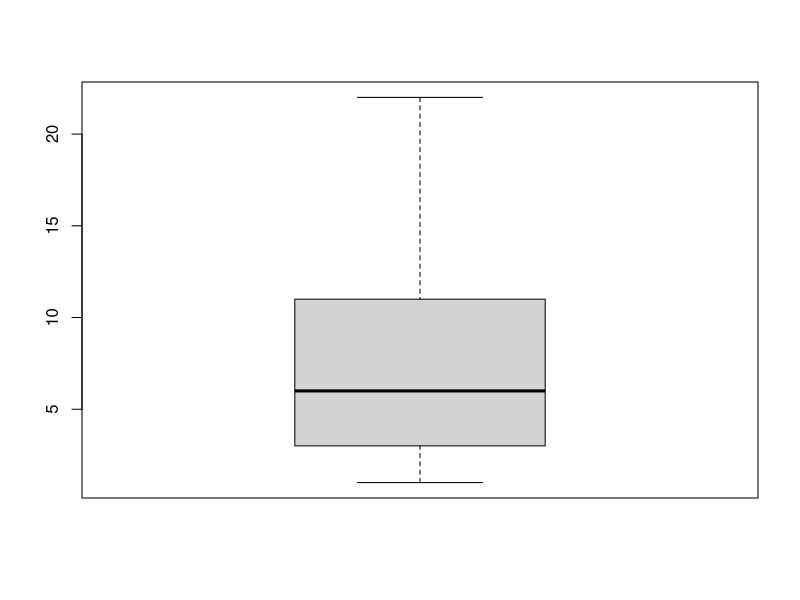
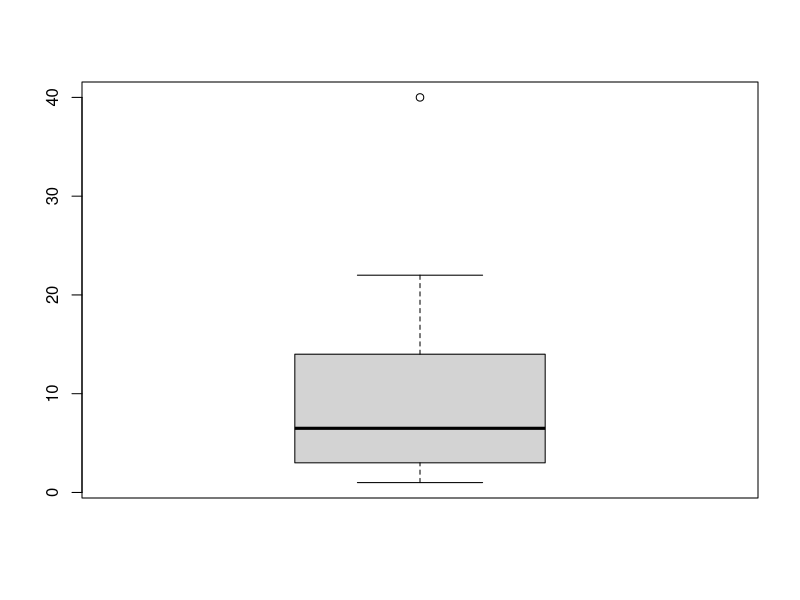
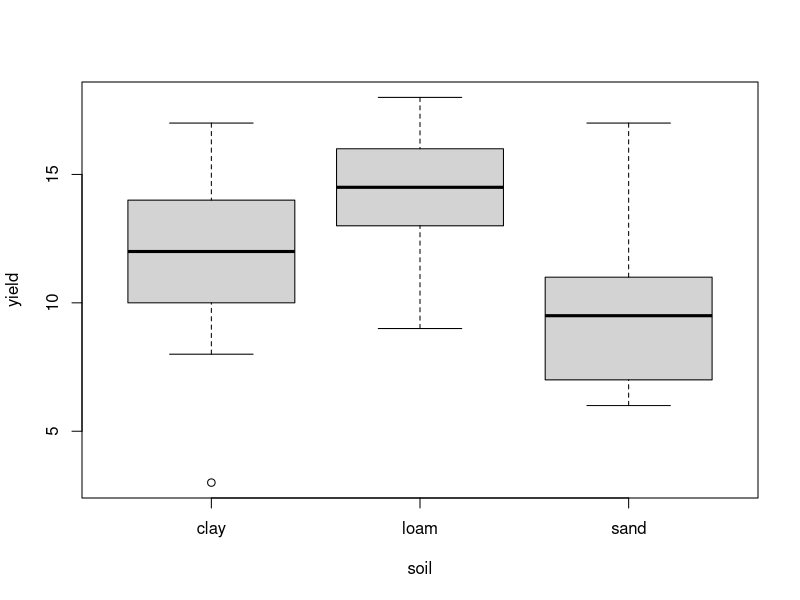
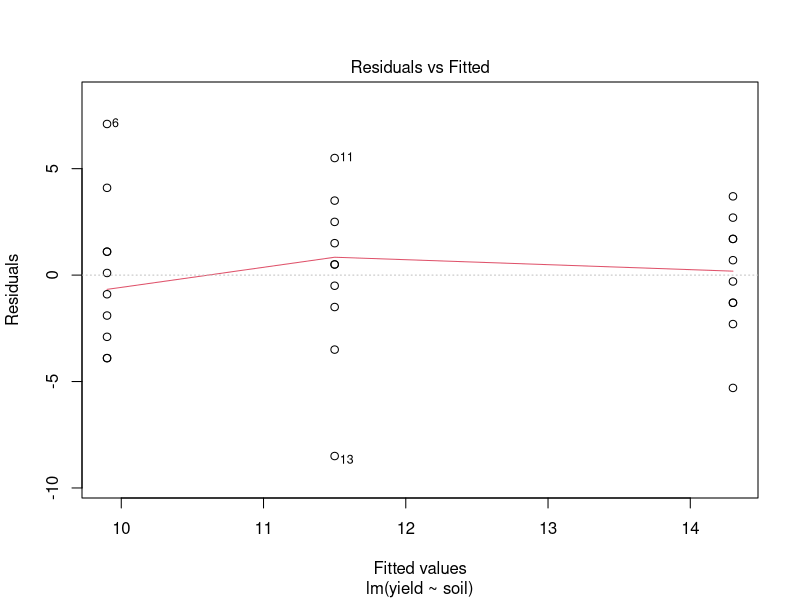
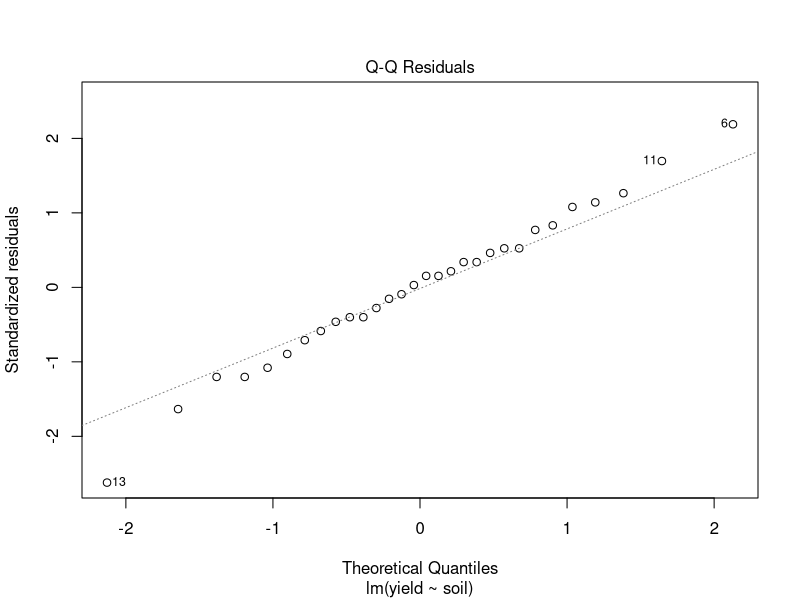
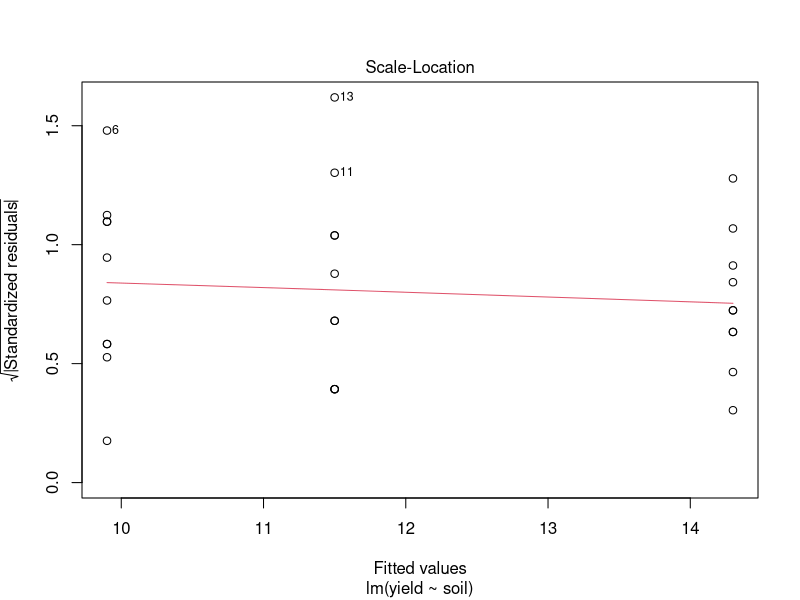
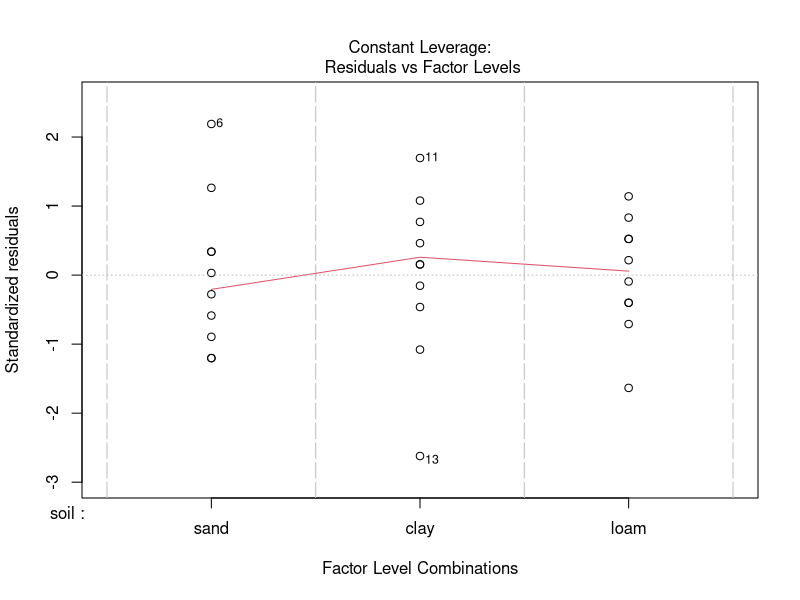
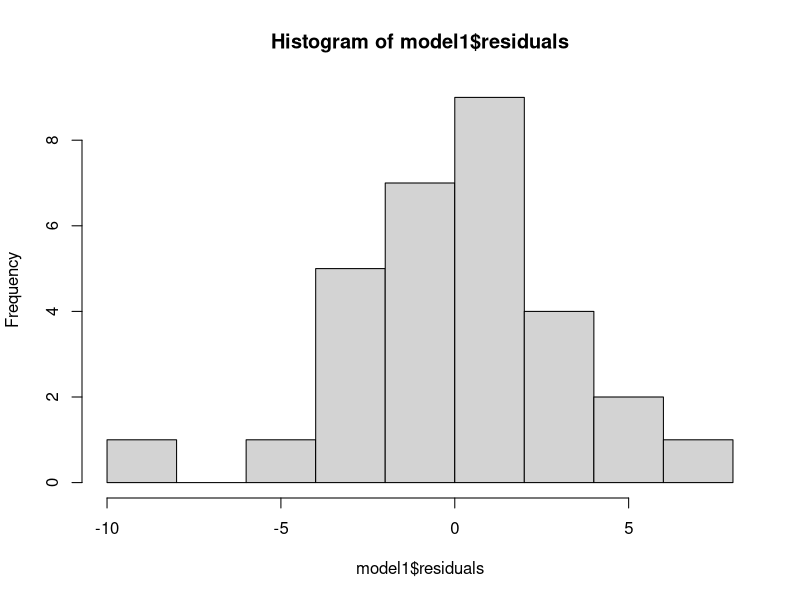

The R script that drew these images, in order:
# boxplot

# data
restaurant <- read.table("boxplot.txt", header =T)

# inspect
str(restaurant)
mean(restaurant$miles)
sort(restaurant$miles)
median(restaurant$miles)
length(restaurant$miles)
range(restaurant$miles)
summary(restaurant$miles)

# plot
boxplot(restaurant$miles)
# now give it a label on the y-axis, a title, and some color
# search for help with '?boxplot'

# let's see how this would look like with outliers
# adding an observation to a dataframe
# create a new variable to keep the old dataframe
restaurant1 <- rbind(restaurant, 40)
boxplot(restaurant1$miles)
# add a very large outlier and our boxplot will get squashed


############## ANOVA ###################

# another data set
df <- read.table("yields.txt", header=T)
str(df)
summary(df)

# check normality
boxplot(yield ~ soil, data=df)

# R sorts alphabetical, if you want a custom order, change order by defining soil to be an ordered factor
df$soil <- factor(df$soil, levels=c("sand", "clay", "loam"))

# checking sample size across our categorical variable
table(df$soil)

# Fligner-Killeen Test
# testing for homogeneity of variances (homoscedasticity) 
# null hypotheses: all samples have equal variances
fligner.test(yield ~ soil, data=df)


# two ways to calculate ANOVA

# 1: linear model
model1 <- lm(yield ~ soil, data=df)
anova(model1)
summary(model1)
plot(model1)

# residuals are also supposed to be normally distributed
hist(model1$residuals)
shapiro.test(model1$residuals)

# 2: aov
model2 <- aov(yield ~ soil, data=df)
summary(model2)
plot(model2)

# Post-hoc-Test = to test every factor level against each other
# Tukey's test
TukeyHSD(model2)


# now try it with fertilizer
table(df$fertilizer)
model3 <-aov(yield ~ fertilizer, data=df)
summary(model3)

# t-test also an option as we have only 2 levels
?t.test
t.test(subset(df, fertilizer=="giant")$yield, subset(df, fertilizer=="lushly")$yield)

# assignment: use our survey data
# find a categorical variable with 3 or more levels and a continuous variable
# inspect your data for normality, homoscedasticity
# perform one-way ANOVA
